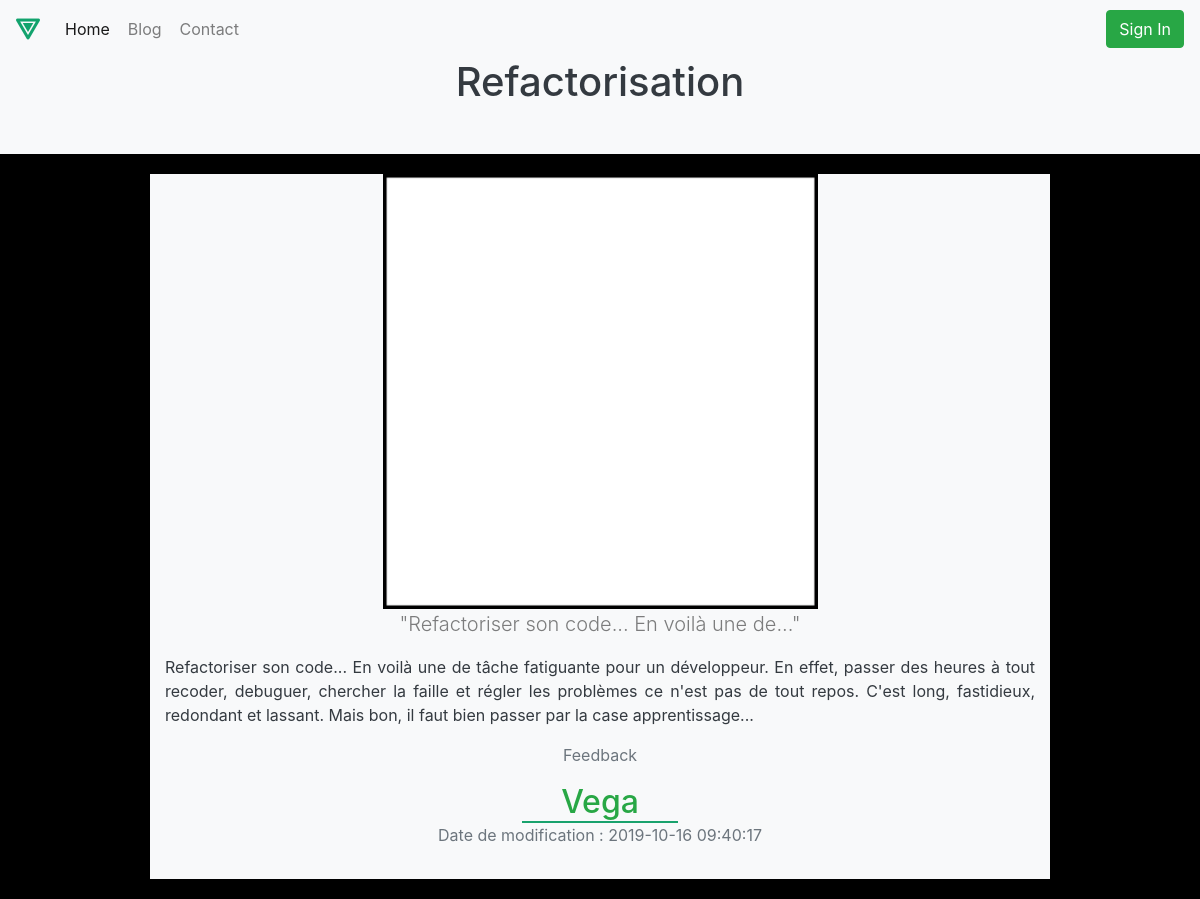
The app's page /index.php?action=viewId&article=20 with its own data.
### tables this page shows
CREATE TABLE IF NOT EXISTS `articles` (
  `id` int(11) NOT NULL AUTO_INCREMENT,
  `img` varchar(255) NOT NULL,
  `title` varchar(255) NOT NULL,
  `category` varchar(255) NOT NULL,
  `text` text NOT NULL,
  `author` varchar(255) NOT NULL,
  `date` datetime NOT NULL DEFAULT CURRENT_TIMESTAMP,
  PRIMARY KEY (`id`)
);

### src/controller/ArticleController.php (called while the page is built, shortened)
<?php
class ArticleController
{
    public function viewId()
    {
        $manager = new ArticleManager();
        $article = $manager->find($_GET['article']);
        require 'view/postpage.html.php';
    }
}

### src/entity/Database.php (called while the page is built, shortened)
<?php
class Database
{
    public static function getPdo()
    {
        $pdo = new \PDO('mysql:host=localhost;dbname=blog_p5;charset=utf8', 'root', '', [
            \PDO::ATTR_ERRMODE => \PDO::ERRMODE_EXCEPTION,
            \PDO::ATTR_DEFAULT_FETCH_MODE => \PDO::FETCH_ASSOC
        ]);
        return $pdo;
    }
}

### src/manager/ArticleManager.php (called while the page is built, shortened)
<?php
class ArticleManager
{
    private $pdo;
    public function __construct()
    {
        $this->pdo = Database::getPdo();
    }
    public function find($id)
    {
        $id = (int) $id;
        $query = $this->pdo->prepare('SELECT * FROM articles WHERE id=:id');
        $query->bindValue(':id', $id, \PDO::PARAM_STR);
        $query->setFetchMode(\PDO::FETCH_CLASS, Article::class);
        $query->execute();
        $article = $query->fetch(\PDO::FETCH_CLASS);
        return $article;
    }
}

### src/entity/Article.php (called while the page is built, shortened)
<?php
class Article
{
    private $img;
    private $title;
    private $category;
    private $text;
    private $author;
    private $date;
    public function getImg()
    {
        return $this->img;
    }
    public function getTitle()
    {
        return $this->title;
    }
    public function getCategory()
    {
        return $this->category;
    }
    public function getText()
    {
        return $this->text;
    }
    public function getAuthor()
    {
        return $this->author;
    }
    public function getDate()
    {
        return $this->date;
    }
}

### src/entity/Text.php (called while the page is built, shortened)
<?php
class Text
{
    public static function excerpt(string $content, int $limit = 40)
    {
        $lastSpace = strpos($content, ' ', $limit);
        return substr($content, 0, $lastSpace) . '...';
    }
}

### view/postpage.html.php (the view, shortened to what this page needs)
<div class="container-fluid bg-light mx-auto">
  <h1 class="d-flex justify-content-center pb-5 text-dark"><?= $article->getTitle(); ?></h1>
</div>
<div class="container w-75 bg-light pb-3">
  <img src="view/img/<?= $article->getImg() ?>" class="w-50">
  <p class="lead text-black-50">"<?= nl2br(htmlentities(Text::excerpt($article->getText()))) ?>"</p>
  <p class="text-dark text-justify"><?= $article->getText(); ?></p>
  <p class="text-secondary"><?= $article->getCategory(); ?></p>
      <h2 class="text-success "><?= $article->getAuthor(); ?></h2>
  <p class="text-secondary">Date de modification : <?= $article->getDate() ?></p>
</div>
<?php require 'view/layout.html.php'; ?>

### view/css/style.css (style rules this page uses)
body { background-color: black; color: white; }
h2 { border-bottom: 2px solid #19A26D; display: flex; justify-content: center; color: white; width: 18%; text-align: center; margin: auto; }
.container { margin: 20px auto; width: 500px; text-align: center; }

### records on screen
articles: title "Refactorisation", img (picture), text "Refactoriser son code... En voilà une de...", text "Refactoriser son code... En voilà une de tâche fatiguante pour un développeur. En effet, passer des heures à tout recoder, debuguer, chercher la faille et régler les problèmes ce n'est pas de tout repos. C'est long, fastidieux, redondant et lassant. Mais bon, il faut bien passer par la case apprentissage...", category "Feedback", author "Vega", date "2019-10-16 09:40:17"
